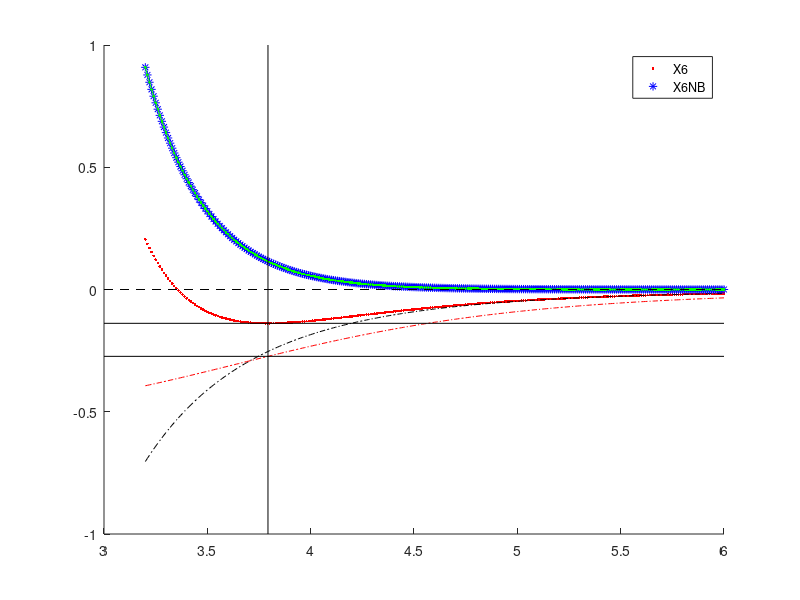

Reproduce this figure in MATLAB.


X6poten = @(para, rho)( ...
    para(1)/(para(2) - 6.)* ...
    (6 * exp(para(2).*(1 - rho)) - para(2)./(rho.^6)) ...
);

% para = 0.1383 3.7934 13.1999
X6potenNB = @(para, rho)( ...
    para(1)/(para(2) - 6.)* ...
    (6 * exp(para(2).*(1 - rho))) ...
);

X6Spoten = @(para, rho)( ...
    para(1) /(para(2) - 6.)* ...
    (6./para(3)* exp((para(3) * para(2)).*(1 - rho)) - para(2)./(rho.^6)) ...
);

X6potenLG = @(para, rho)( ...
     - para(1)/(para(2)-6)*para(2)./(rho.^6) ...
);

standardLGpart = @(para, rr)( ...
    -para(1)./(rr.^6 + para(2)^6));

fitFUNC1 = @(para, r)(para(1)* exp(para(2).*r)); % A exp (x R) Note this function uses r rather than \rho


rr = 3.2:0.01: 6;
rrf = 3.2:0.001: 6;



% disp('finished');
rho = rr./3.7934;





rhos = rr./3.7750;
beta1 = [0.0623 , 16.0944 , 1.1];

ys = X6Spoten(beta1, rhos);
% kappa = 6*beta1(2)*(beta1(2)*beta1(3)- 7.)/ (beta1(2)-6.);



%vpasolve(4*x^4 + 3*x^3 + 2*x^2 + x + 5 == 0, x)
figure; hold on;

%%% potential X6
beta0 = [0.1383 , 13.1999];
y = X6poten(beta0, rho);
yNB = X6potenNB(beta0, rho);
plotX6 = plot(rr, y, 'r.');
y1 = X6potenLG(beta0, rho); %DEBUG
plot(rr, y1, 'k-.'); % DEBUG


% plotX6S= plot(rr, ys, 'b.');
plotX6NB= plot(rr, yNB, 'b*');


%%% fitting
rhof = rrf/3.7934;
beta_ = [2.3321 -0.9895];
yNB = X6potenNB(beta0, rhof);

opts = statset('MaxIter',90000);

betaf = nlinfit(rrf, yNB, fitFUNC1, beta_, opts);
% betaf = [0 0 0] % DEBUG
disp(betaf);


%%% potential VOP


y2 = standardLGpart([1704.95, 3.85], rr); % DEBUG
value1 = X6poten((beta0), 1) % the lowest energy for X6 potential
value2 = standardLGpart([1704.95, 3.85], 3.7934) % attractive energy for standard LG part
yNB = fitFUNC1(betaf, rr);
plot(rr, yNB, 'g.-');
plot(rr, y2, 'r-.'); % DEBUG
% test = standardLGpart([684.95, 3.85], 3.5)

plot(xlim, [0 0], 'k --');
plot(xlim, [value1 value1], 'k-');
plot(xlim, [value2 value2], 'k-');

plot([3.7934 3.7934], ylim, 'k-');






h = legend([plotX6, plotX6NB], 'X6', 'X6NB');

% value = X6Spoten(beta1, 1)

%axis([3 6 -0.1 0.1]);

% 102.4 * 10.0944/6/16.0944+7)/16.0944
% syms x;
% eqn = 87.0 == 6*x*(x-7)/(x-6)
% solx = vpasolve(eqn, x);
% disp(solx)
